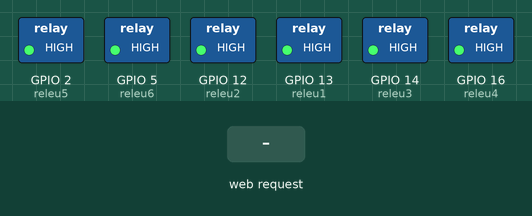
Recording of a sketch running on a simulated ESP8266 (NodeMCU). Parts: switched loads named in the sketch (green lamp = pin HIGH). The test bench sets the inputs (shaded band).

Above: at 1.2 s.
1.3 s: HTTP request GET /?statreleu1=0 received
At 2.5 s:
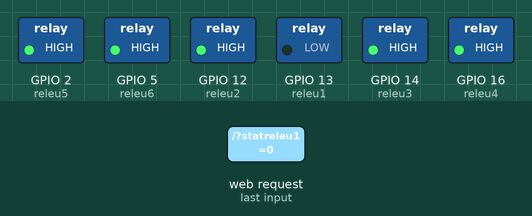
2.8 s: HTTP request GET /?statreleu2=0 received
At 3.8 s:
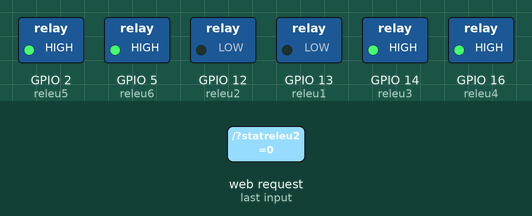
4.3 s: HTTP request GET /?statreleu1=1 received
At 5.0 s:
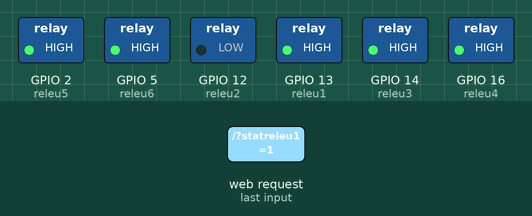
5.8 s: HTTP request GET /?statreleu3=0 received
At 6.1 s:
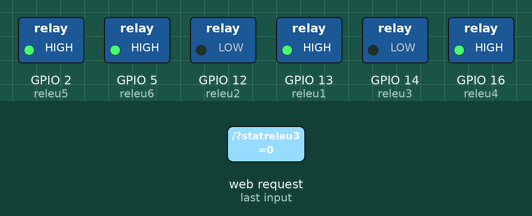
7.3 s: HTTP request GET /?statreleu2=1 received
At 8.4 s:
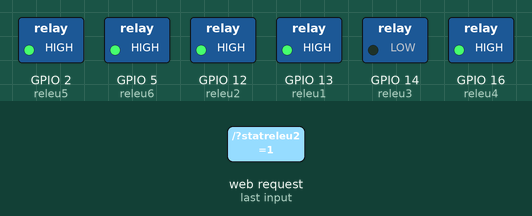
8.8 s: HTTP request GET /?statreleu3=1 received
At 9.6 s:
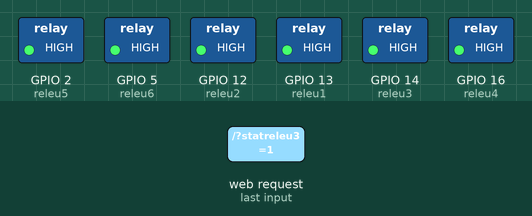
Timing chart, 0 to 11.3 s (numbered marks = the images above; inputs shaded):
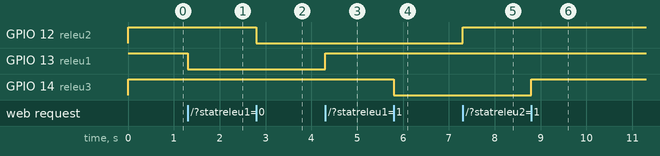

The sketch:

6_Tinte_Bun.ino
```cpp
// pornire/oprire releu 1/2/3/4/5/6 de pe serverul http://192.168.1.1

#include <ESP8266WiFi.h>
#include <DNSServer.h>
#include <ESP8266WebServer.h>
#include <ESP8266mDNS.h>

// alocare iesiri GPIO, iesiri relee
int releu1 = 13;
int releu2 = 12;
int releu3 = 14;
int releu4 = 16;
int releu5 = 2;
int releu6 = 5;


bool PowerReleu1  = true;
bool PowerReleu2  = true;
bool PowerReleu3  = true;
bool PowerReleu4  = true;
bool PowerReleu5  = true;
bool PowerReleu6  = true;

long timerreleu1 = -1;
long timerreleu2 = -1;
long timerreleu3 = -1;
long timerreleu4 = -1;
long timerreleu5 = -1;
long timerreleu6 = -1;


const char* host = "pornire/oprire tinte";

const byte DNS_PORT = 53;
IPAddress apIP(192, 168, 1, 1);
DNSServer dnsServer;
ESP8266WebServer server(80);

void setup() {
	pinMode(releu1 , OUTPUT);
	digitalWrite(releu1 , PowerReleu1);
	pinMode(releu2 , OUTPUT);
	digitalWrite(releu2 , PowerReleu2);
	pinMode(releu3 , OUTPUT);
	digitalWrite(releu3 , PowerReleu3);
	pinMode(releu4 , OUTPUT);
	digitalWrite(releu4 , PowerReleu4);
	pinMode(releu5 , OUTPUT);
	digitalWrite(releu5 , PowerReleu5);
	pinMode(releu6 , OUTPUT);
	digitalWrite(releu6 , PowerReleu6);


	WiFi.mode(WIFI_AP);
	WiFi.softAPConfig(apIP, apIP, IPAddress(255, 255, 255, 0));
	WiFi.softAP("Server tinte");

	// modify TTL associated  with the domain name (in seconds)
	// default is 60 seconds
	dnsServer.setTTL(300);
	// set which return code will be used for all other domains (e.g. sending
	// ServerFailure instead of NonExistentDomain will reduce number of queries
	// sent by clients)
	// default is DNSReplyCode::NonExistentDomain
	dnsServer.setErrorReplyCode(DNSReplyCode::ServerFailure);

	// start DNS server for a specific domain name
	dnsServer.start(DNS_PORT, "www.example.com", apIP);
	MDNS.begin(host);
	server.on ( "/", HTTP_handleRoot );
	server.onNotFound ( HTTP_handleRoot );
	server.begin();

}

void loop() {
  dnsServer.processNextRequest();
  server.handleClient();
}


void HTTP_handleRoot(void) {
  bool statreleu1 = false;
  bool statreleu2 = false;
  bool statreleu3 = false;
  bool statreleu4 = false;
  bool statreleu5 = false;
  bool statreleu6 = false;

// Releul 1
  if( server.hasArg("statreleu1") ){
     if( strncmp(server.arg("statreleu1").c_str(),"1",1) == 0 )
     statreleu1 = true;
  }
  else {
     statreleu1 = PowerReleu1;
  }

// Releul 2
  if( server.hasArg("statreleu2") ){
     if( strncmp(server.arg("statreleu2").c_str(),"1",1) == 0 )
     statreleu2 = true;
  }
  else {
     statreleu2 = PowerReleu2;
  }

// Releul 3
    if( server.hasArg("statreleu3") ){
     if( strncmp(server.arg("statreleu3").c_str(),"1",1) == 0 )
     statreleu3 = true;
  }
  else {
     statreleu3 = PowerReleu3;
  }

// Releu 4
 if( server.hasArg("statreleu4") ){
     if( strncmp(server.arg("statreleu4").c_str(),"1",1) == 0 )
     statreleu4 = true;
  }
  else {
     statreleu4 = PowerReleu4;
  }

//Releu 5
 if( server.hasArg("statreleu5") ){
     if( strncmp(server.arg("statreleu5").c_str(),"1",1) == 0 )
     statreleu5 = true;
  }
  else {
     statreleu5 = PowerReleu5;
  }

//Releu 6

 if( server.hasArg("statreleu6") ){
     if( strncmp(server.arg("statreleu6").c_str(),"1",1) == 0 )
     statreleu6 = true;
  }
  else {
     statreleu6 = PowerReleu6;
  }

// Creare pagină HTML
  String out = "";

  out =
"<html>\
  <head>\
    <meta charset=\"utf-8\" />\
    <title>Pornire tinte</title>\
    <style>\
      body { background-color: #cccccc; font-family: Arial, Helvetica, Sans-Serif; Color: #000088; font-size: 35px; }\
    </style>\
    <meta http-equiv=\"refresh\" content=\"5;URL=\'http://192.168.1.1/\'\"/>\
  </head>\
  <body>\
";

// Releul 1

  if( statreleu1 ){
      out+="\
    <hr width=100 size=100 align=left color=red><h2><a href=\"/?statreleu1=0\" >PORNIRE TINTA 1</a></h2>\
    ";
  }
  else {
      out+="\
    <hr width=100 size=100 align=center color=green><h2><a href=\"/?statreleu1=1\">OPRIRE TINTA 1</a></h2>\
    ";
  }

  // Releul 2
  if( statreleu2 ){
      out+="\
    <hr width=100 size=100 align=left color=red><h2><a href=\"/?statreleu2=0\">PORNIRE TINTA 2</a></h2>\
    ";
  }
  else {
      out+="\
    <hr width=100 size=100 align=center color=green><h2><a href=\"/?statreleu2=1\">OPRIRE TINTA 2</a></h2>\
    ";
  }

    // Releul 3
  if( statreleu3 ){
      out+="\
    <hr width=100 size=100 align=left color=red><h2><a href=\"/?statreleu3=0\">PORNIRE TINTA 3</a></h2>\
    ";
  }
  else {
      out+="\
    <hr width=100 size=100 align=center color=green><h2><a href=\"/?statreleu3=1\">OPRIRE TINTA 3</a></h2>\
    ";
  }

  // Releu 4
    if( statreleu4 ){
      out+="\
    <hr width=100 size=100 align=left color=red><h2><a href=\"/?statreleu4=0\">PORNIRE TINTA 4</a></h2>\
    ";
  }
  else {
      out+="\
    <hr width=100 size=100 align=center color=green><h2><a href=\"/?statreleu4=1\">OPRIRE TINTA 4</a></h2>\
    ";
  }

  // Releu 5
   if( statreleu5 ){
      out+="\
    <hr width=100 size=100 align=left color=red><h2><a href=\"/?statreleu5=0\">PORNIRE TINTA 5</a></h2>\
    ";
  }
  else {
      out+="\
    <hr width=100 size=100 align=center color=green><h2><a href=\"/?statreleu5=1\">OPRIRE TINTA 5</a></h2>\
    ";
  }

  // Releu 6

  if( statreleu6 ){
      out+="\
    <hr width=100 size=100 align=left color=red><h2><a href=\"/?statreleu6=0\">PORNIRE TINTA 6</a></h2>\
    ";
  }
  else {
      out+="\
    <hr width=100 size=100 align=center color=green><h2><a href=\"/?statreleu6=1\">OPRIRE TINTA 6</a></h2>\
    ";
  }


   // Global ????
   out+= "\
  </body>\
</html>";
   server.send ( 200, "text/html", out );

      bool a;
      int c=0;
      // Releul 1
   if( statreleu1 != PowerReleu1 ){
      PowerReleu1 = statreleu1;
      if(PowerReleu1==false)
      {
        digitalWrite(releu1 , PowerReleu1);
        timerreleu1=millis() + 30000L;
      }
      else
      {
        digitalWrite(releu1 , PowerReleu1);
        timerreleu1=-1;
      }
  }
  if(timerreleu1!=-1 && timerreleu1<millis())
  {
    PowerReleu1 = true;
    statreleu1=true;
    digitalWrite(releu1 , PowerReleu1);
    timerreleu1=-1;
  }

      // Releul 2

      if( statreleu2 != PowerReleu2 ){
      PowerReleu2 = statreleu2;
      if(PowerReleu2==false)
      {
        digitalWrite(releu2 , PowerReleu2);
        timerreleu2=millis() + 30000L;
      }
      else
      {
        digitalWrite(releu2 , PowerReleu2);
        timerreleu2=-1;
      }
  }
  if(timerreleu2!=-1 && timerreleu2<millis())
  {
    PowerReleu2 = true;
    statreleu2 = true;
    digitalWrite(releu2 , PowerReleu2);
    timerreleu2 = -1;
  }


      // Releul 3
  if( statreleu3 != PowerReleu3 ){
      PowerReleu3 = statreleu3;
      if(PowerReleu3==false)
      {
        digitalWrite(releu3 , PowerReleu3);
        timerreleu3=millis() + 30000L;
      }
      else
      {
        digitalWrite(releu3 , PowerReleu3);
        timerreleu3=-1;
      }
  }
  if(timerreleu3!=-1 && timerreleu3<millis())
  {
    PowerReleu3 = true;
    statreleu3 = true;
    digitalWrite(releu3 , PowerReleu3);
    timerreleu3=-1;
  }


    // Releu 4

     if( statreleu4 != PowerReleu4 ){
      PowerReleu4 = statreleu4;
      if(PowerReleu4==false)
      {
        digitalWrite(releu4 , PowerReleu4);
        timerreleu4=millis() + 30000L;
      }
      else
      {
        digitalWrite(releu4 , PowerReleu4);
        timerreleu4=-1;
      }
  }
  if(timerreleu4!=-1 && timerreleu4<millis())
  {
    PowerReleu4 = true;
    statreleu4 = true;
    digitalWrite(releu4 , PowerReleu4);
    timerreleu4=-1;
  }


   //Releu 5
    if( statreleu5 != PowerReleu5 ){
      PowerReleu5 = statreleu5;
      if(PowerReleu5==false)
      {
        digitalWrite(releu5 , PowerReleu5);
        timerreleu5=millis() + 30000L;
      }
      else
      {
        digitalWrite(releu5 , PowerReleu5);
        timerreleu5=-1;
      }
  }
  if(timerreleu5!=-1 && timerreleu5<millis())
  {
    PowerReleu5 = true;
    statreleu5 = true;
    digitalWrite(releu5 , PowerReleu5);
    timerreleu5=-1;
  }

   //Releu 6
    if( statreleu6 != PowerReleu6 ){
      PowerReleu6 = statreleu6;
      if(PowerReleu6==false)
      {
        digitalWrite(releu6 , PowerReleu6);
        timerreleu6=millis() + 30000L;
      }
      else
      {
        digitalWrite(releu6 , PowerReleu6);
        timerreleu6=-1;
      }
  }
  if(timerreleu6!=-1 && timerreleu6<millis())
  {
    PowerReleu6 = true;
    statreleu6 = true;
    digitalWrite(releu6 , PowerReleu6);
    timerreleu6=-1;
  }
}
```

Measured:
- after the input at 1.3 s, GPIO 13 (releu1): HIGH → LOW at once
- after the input at 2.8 s, GPIO 12 (releu2): HIGH → LOW at once
- after the input at 4.3 s, GPIO 13 (releu1): LOW → HIGH at once
- after the input at 5.8 s, GPIO 14 (releu3): HIGH → LOW at once
- after the input at 7.3 s, GPIO 12 (releu2): LOW → HIGH at once
- after the input at 8.8 s, GPIO 14 (releu3): LOW → HIGH at once
